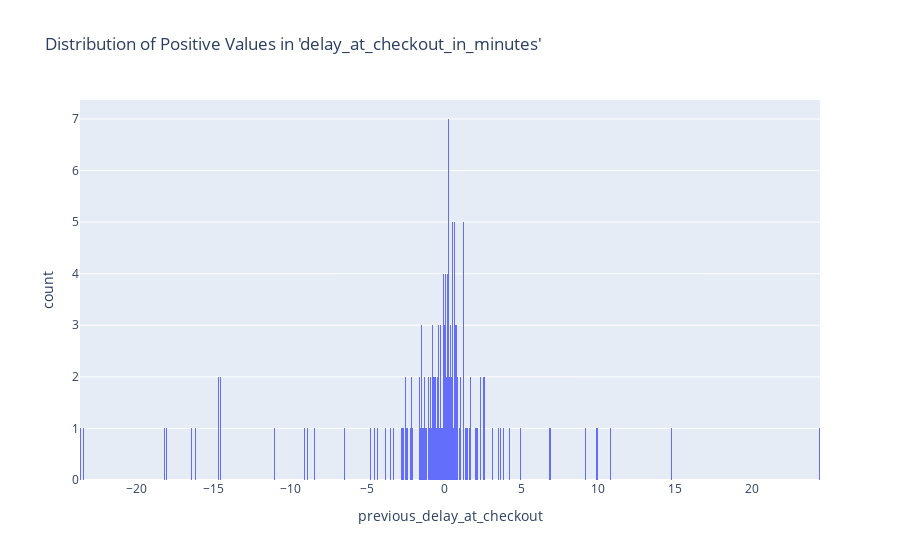

This figure's notebook cell:
### Code cell
delay_canceled = previous_canceled[previous_canceled['previous_delay_at_checkout'].notna()]


fig = px.histogram(
    delay_canceled['previous_delay_at_checkout']/60,
    x='previous_delay_at_checkout',
    nbins=1000,
    title="Distribution of Positive Values in 'delay_at_checkout_in_minutes'",
    labels={'delay_at_checkout_in_minutes': 'Delay at Checkout (Hours)'}
)

fig.show()

### Figure 1 — Plotly figure (JSON) as saved in the notebook; plotly's stock layout.template omitted (floating-point values rounded to 4 significant figures; data arrays with more than 128 entries replaced by an {"elided": "..."} marker saying what was removed)
{"data": [{"alignmentgroup": "True", "bingroup": "x", "hovertemplate": "previous_delay_at_checkout=%{x}<br>count=%{y}<extra></extra>", "legendgroup": "", "marker": {"color": "#636efa", "pattern": {"shape": ""}}, "name": "", "nbinsx": 1000, "offsetgroup": "", "orientation": "v", "showlegend": false, "type": "histogram", "x": {"elided": "206 float values"}, "xaxis": "x", "yaxis": "y"}], "layout": {"barmode": "relative", "legend": {"tracegroupgap": 0}, "title": {"text": "Distribution of Positive Values in 'delay_at_checkout_in_minutes'"}, "xaxis": {"anchor": "y", "domain": [0, 1], "title": {"text": "previous_delay_at_checkout"}}, "yaxis": {"anchor": "x", "domain": [0, 1], "title": {"text": "count"}}}}
